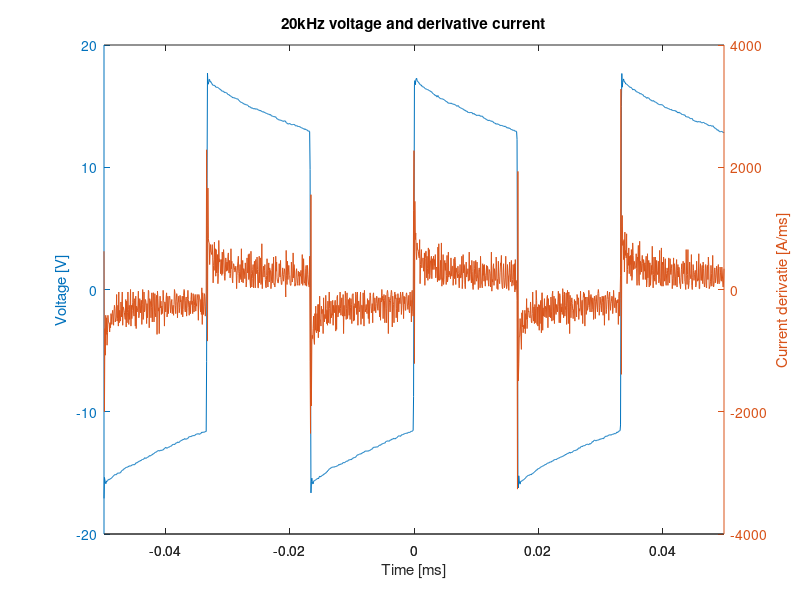

The MATLAB source for this figure:
R=13.11e-3;
temp = (csvread('current.csv'));
l=length(temp);
time = temp(1:l,1);
current = temp(1:l,2);
temp = (csvread('voltage.csv'));
voltage = temp(1:l,2)-R*current;

clear temp

window = 70;

for n=1:floor(l/window)
    t(n)=sum(time(((n-1)*window+1):(n*window)))/window;
    i(n)=sum(current(((n-1)*window+1):(n*window)))/window;
    v(n)=sum(voltage(((n-1)*window+1):(n*window)))/window;
end
ipp_30 = max(i)-min(i);
dt=t(2)-t(1);
l=length(i);
di=(i(2:l)-i(1:(l-1)));
V=(v(2:l)+v(1:(l-1)))*.5;
T=(t(2:l)+t(1:(l-1)))*.5;
di_dt = di/dt;

[ax,h1,h2]=plotyy(T*1000,V,T*1000,di_dt*1e-3);
title('20kHz voltage and derivative current');
xlabel('Time [ms]');
ylabel(ax(1),'Voltage [V]');
ylabel(ax(2),'Current derivatie [A/ms]');
L_30=V./di_dt;
acc = 0;
counter=0;
for n=1:length(L_30)
    if L_30(n) > 0 && L_30(n) < 1e-3
        acc = acc + L_30(n);
        counter = counter +1;
    end
end
L_av_30 = acc/counter;